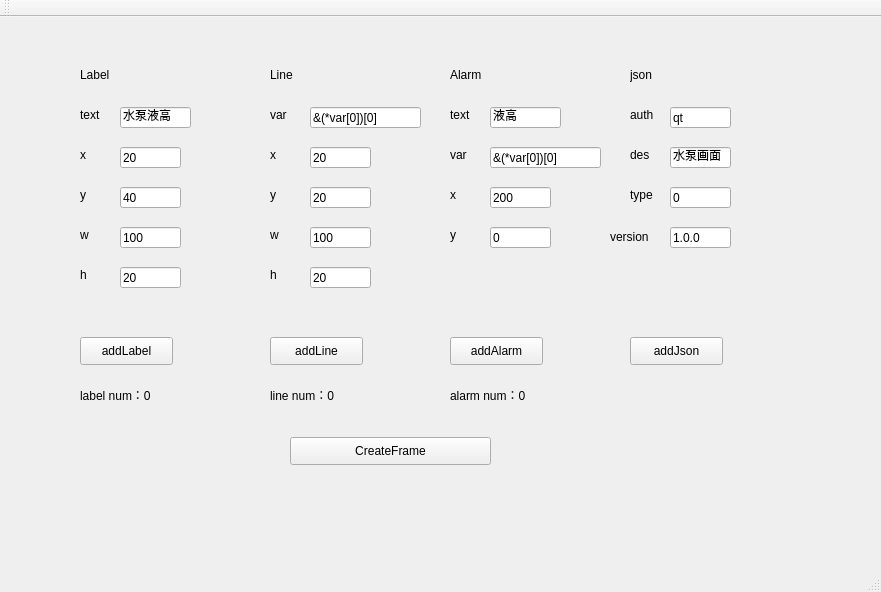
<?xml version="1.0" encoding="UTF-8"?>
<ui version="4.0">
 <class>MainWindow</class>
 <widget class="QMainWindow" name="MainWindow">
  <property name="geometry">
   <rect>
    <x>0</x>
    <y>0</y>
    <width>881</width>
    <height>592</height>
   </rect>
  </property>
  <property name="windowTitle">
   <string>MainWindow</string>
  </property>
  <widget class="QWidget" name="centralWidget">
   <widget class="QLabel" name="label">
    <property name="geometry">
     <rect>
      <x>80</x>
      <y>50</y>
      <width>72</width>
      <height>15</height>
     </rect>
    </property>
    <property name="text">
     <string>Label</string>
    </property>
   </widget>
   <widget class="QLabel" name="label_2">
    <property name="geometry">
     <rect>
      <x>270</x>
      <y>50</y>
      <width>72</width>
      <height>15</height>
     </rect>
    </property>
    <property name="text">
     <string>Line</string>
    </property>
   </widget>
   <widget class="QLabel" name="label_3">
    <property name="geometry">
     <rect>
      <x>450</x>
      <y>50</y>
      <width>72</width>
      <height>15</height>
     </rect>
    </property>
    <property name="text">
     <string>Alarm</string>
    </property>
   </widget>
   <widget class="QLabel" name="label_4">
    <property name="geometry">
     <rect>
      <x>80</x>
      <y>90</y>
      <width>31</width>
      <height>16</height>
     </rect>
    </property>
    <property name="text">
     <string>text</string>
    </property>
   </widget>
   <widget class="QLabel" name="label_5">
    <property name="geometry">
     <rect>
      <x>80</x>
      <y>130</y>
      <width>31</width>
      <height>16</height>
     </rect>
    </property>
    <property name="text">
     <string>x</string>
    </property>
   </widget>
   <widget class="QLabel" name="label_6">
    <property name="geometry">
     <rect>
      <x>80</x>
      <y>170</y>
      <width>31</width>
      <height>16</height>
     </rect>
    </property>
    <property name="text">
     <string>y</string>
    </property>
   </widget>
   <widget class="QLabel" name="label_7">
    <property name="geometry">
     <rect>
      <x>80</x>
      <y>210</y>
      <width>31</width>
      <height>16</height>
     </rect>
    </property>
    <property name="text">
     <string>w</string>
    </property>
   </widget>
   <widget class="QLabel" name="label_8">
    <property name="geometry">
     <rect>
      <x>80</x>
      <y>250</y>
      <width>31</width>
      <height>16</height>
     </rect>
    </property>
    <property name="text">
     <string>h</string>
    </property>
   </widget>
   <widget class="QLineEdit" name="lineEdit_labelText">
    <property name="geometry">
     <rect>
      <x>120</x>
      <y>90</y>
      <width>71</width>
      <height>21</height>
     </rect>
    </property>
    <property name="text">
     <string>水泵液高</string>
    </property>
   </widget>
   <widget class="QLineEdit" name="lineEdit_labelX">
    <property name="geometry">
     <rect>
      <x>120</x>
      <y>130</y>
      <width>61</width>
      <height>21</height>
     </rect>
    </property>
    <property name="text">
     <string>20</string>
    </property>
   </widget>
   <widget class="QLineEdit" name="lineEdit_labelY">
    <property name="geometry">
     <rect>
      <x>120</x>
      <y>170</y>
      <width>61</width>
      <height>21</height>
     </rect>
    </property>
    <property name="text">
     <string>40</string>
    </property>
   </widget>
   <widget class="QLineEdit" name="lineEdit_labelW">
    <property name="geometry">
     <rect>
      <x>120</x>
      <y>210</y>
      <width>61</width>
      <height>21</height>
     </rect>
    </property>
    <property name="text">
     <string>100</string>
    </property>
   </widget>
   <widget class="QLineEdit" name="lineEdit_labelH">
    <property name="geometry">
     <rect>
      <x>120</x>
      <y>250</y>
      <width>61</width>
      <height>21</height>
     </rect>
    </property>
    <property name="text">
     <string>20</string>
    </property>
   </widget>
   <widget class="QPushButton" name="btnAddLabel">
    <property name="geometry">
     <rect>
      <x>80</x>
      <y>320</y>
      <width>93</width>
      <height>28</height>
     </rect>
    </property>
    <property name="text">
     <string>addLabel</string>
    </property>
   </widget>
   <widget class="QLabel" name="label_labelNum">
    <property name="geometry">
     <rect>
      <x>80</x>
      <y>370</y>
      <width>101</width>
      <height>16</height>
     </rect>
    </property>
    <property name="text">
     <string>label num：0</string>
    </property>
   </widget>
   <widget class="QLabel" name="label_10">
    <property name="geometry">
     <rect>
      <x>270</x>
      <y>210</y>
      <width>31</width>
      <height>16</height>
     </rect>
    </property>
    <property name="text">
     <string>w</string>
    </property>
   </widget>
   <widget class="QLineEdit" name="lineEdit_lineY">
    <property name="geometry">
     <rect>
      <x>310</x>
      <y>170</y>
      <width>61</width>
      <height>21</height>
     </rect>
    </property>
    <property name="text">
     <string>20</string>
    </property>
   </widget>
   <widget class="QLineEdit" name="lineEdit_lineW">
    <property name="geometry">
     <rect>
      <x>310</x>
      <y>210</y>
      <width>61</width>
      <height>21</height>
     </rect>
    </property>
    <property name="text">
     <string>100</string>
    </property>
   </widget>
   <widget class="QLineEdit" name="lineEdit_lineVar">
    <property name="geometry">
     <rect>
      <x>310</x>
      <y>90</y>
      <width>111</width>
      <height>21</height>
     </rect>
    </property>
    <property name="text">
     <string>&amp;(*var[0])[0]</string>
    </property>
   </widget>
   <widget class="QLabel" name="label_11">
    <property name="geometry">
     <rect>
      <x>270</x>
      <y>90</y>
      <width>31</width>
      <height>16</height>
     </rect>
    </property>
    <property name="text">
     <string>var</string>
    </property>
   </widget>
   <widget class="QLabel" name="label_12">
    <property name="geometry">
     <rect>
      <x>270</x>
      <y>250</y>
      <width>31</width>
      <height>16</height>
     </rect>
    </property>
    <property name="text">
     <string>h</string>
    </property>
   </widget>
   <widget class="QLabel" name="label_13">
    <property name="geometry">
     <rect>
      <x>270</x>
      <y>170</y>
      <width>31</width>
      <height>16</height>
     </rect>
    </property>
    <property name="text">
     <string>y</string>
    </property>
   </widget>
   <widget class="QLineEdit" name="lineEdit_lineH">
    <property name="geometry">
     <rect>
      <x>310</x>
      <y>250</y>
      <width>61</width>
      <height>21</height>
     </rect>
    </property>
    <property name="text">
     <string>20</string>
    </property>
   </widget>
   <widget class="QLineEdit" name="lineEdit_lineX">
    <property name="geometry">
     <rect>
      <x>310</x>
      <y>130</y>
      <width>61</width>
      <height>21</height>
     </rect>
    </property>
    <property name="text">
     <string>20</string>
    </property>
   </widget>
   <widget class="QPushButton" name="btnAddLine">
    <property name="geometry">
     <rect>
      <x>270</x>
      <y>320</y>
      <width>93</width>
      <height>28</height>
     </rect>
    </property>
    <property name="text">
     <string>addLine</string>
    </property>
   </widget>
   <widget class="QLabel" name="label_14">
    <property name="geometry">
     <rect>
      <x>270</x>
      <y>130</y>
      <width>31</width>
      <height>16</height>
     </rect>
    </property>
    <property name="text">
     <string>x</string>
    </property>
   </widget>
   <widget class="QLabel" name="label_lineNum">
    <property name="geometry">
     <rect>
      <x>270</x>
      <y>370</y>
      <width>101</width>
      <height>16</height>
     </rect>
    </property>
    <property name="text">
     <string>line num：0</string>
    </property>
   </widget>
   <widget class="QLabel" name="label_16">
    <property name="geometry">
     <rect>
      <x>450</x>
      <y>210</y>
      <width>31</width>
      <height>16</height>
     </rect>
    </property>
    <property name="text">
     <string>y</string>
    </property>
   </widget>
   <widget class="QLineEdit" name="lineEdit_alarmX">
    <property name="geometry">
     <rect>
      <x>490</x>
      <y>170</y>
      <width>61</width>
      <height>21</height>
     </rect>
    </property>
    <property name="text">
     <string>200</string>
    </property>
   </widget>
   <widget class="QLineEdit" name="lineEdit_alarmY">
    <property name="geometry">
     <rect>
      <x>490</x>
      <y>210</y>
      <width>61</width>
      <height>21</height>
     </rect>
    </property>
    <property name="text">
     <string>0</string>
    </property>
   </widget>
   <widget class="QLineEdit" name="lineEdit_alarmText">
    <property name="geometry">
     <rect>
      <x>490</x>
      <y>90</y>
      <width>71</width>
      <height>21</height>
     </rect>
    </property>
    <property name="text">
     <string>液高</string>
    </property>
   </widget>
   <widget class="QLabel" name="label_17">
    <property name="geometry">
     <rect>
      <x>450</x>
      <y>90</y>
      <width>31</width>
      <height>16</height>
     </rect>
    </property>
    <property name="text">
     <string>text</string>
    </property>
   </widget>
   <widget class="QLabel" name="label_19">
    <property name="geometry">
     <rect>
      <x>450</x>
      <y>170</y>
      <width>31</width>
      <height>16</height>
     </rect>
    </property>
    <property name="text">
     <string>x</string>
    </property>
   </widget>
   <widget class="QLineEdit" name="lineEdit_alarmVar">
    <property name="geometry">
     <rect>
      <x>490</x>
      <y>130</y>
      <width>111</width>
      <height>21</height>
     </rect>
    </property>
    <property name="text">
     <string>&amp;(*var[0])[0]</string>
    </property>
   </widget>
   <widget class="QPushButton" name="btnAddAlarm">
    <property name="geometry">
     <rect>
      <x>450</x>
      <y>320</y>
      <width>93</width>
      <height>28</height>
     </rect>
    </property>
    <property name="text">
     <string>addAlarm</string>
    </property>
   </widget>
   <widget class="QLabel" name="label_20">
    <property name="geometry">
     <rect>
      <x>450</x>
      <y>130</y>
      <width>31</width>
      <height>16</height>
     </rect>
    </property>
    <property name="text">
     <string>var</string>
    </property>
   </widget>
   <widget class="QLabel" name="label_alarmNum">
    <property name="geometry">
     <rect>
      <x>450</x>
      <y>370</y>
      <width>101</width>
      <height>16</height>
     </rect>
    </property>
    <property name="text">
     <string>alarm num：0</string>
    </property>
   </widget>
   <widget class="QLabel" name="label_9">
    <property name="geometry">
     <rect>
      <x>630</x>
      <y>50</y>
      <width>72</width>
      <height>15</height>
     </rect>
    </property>
    <property name="text">
     <string>json</string>
    </property>
   </widget>
   <widget class="QLineEdit" name="lineEdit_version">
    <property name="geometry">
     <rect>
      <x>670</x>
      <y>210</y>
      <width>61</width>
      <height>21</height>
     </rect>
    </property>
    <property name="text">
     <string>1.0.0</string>
    </property>
   </widget>
   <widget class="QLabel" name="label_15">
    <property name="geometry">
     <rect>
      <x>630</x>
      <y>130</y>
      <width>31</width>
      <height>16</height>
     </rect>
    </property>
    <property name="text">
     <string>des</string>
    </property>
   </widget>
   <widget class="QLineEdit" name="lineEdit_auth">
    <property name="geometry">
     <rect>
      <x>670</x>
      <y>90</y>
      <width>61</width>
      <height>21</height>
     </rect>
    </property>
    <property name="text">
     <string>qt</string>
    </property>
   </widget>
   <widget class="QLabel" name="label_18">
    <property name="geometry">
     <rect>
      <x>610</x>
      <y>210</y>
      <width>61</width>
      <height>20</height>
     </rect>
    </property>
    <property name="text">
     <string>version</string>
    </property>
   </widget>
   <widget class="QLineEdit" name="lineEdit_des">
    <property name="geometry">
     <rect>
      <x>670</x>
      <y>130</y>
      <width>61</width>
      <height>21</height>
     </rect>
    </property>
    <property name="text">
     <string>水泵画面</string>
    </property>
   </widget>
   <widget class="QLabel" name="label_21">
    <property name="geometry">
     <rect>
      <x>630</x>
      <y>170</y>
      <width>31</width>
      <height>16</height>
     </rect>
    </property>
    <property name="text">
     <string>type</string>
    </property>
   </widget>
   <widget class="QLineEdit" name="lineEdit_type">
    <property name="geometry">
     <rect>
      <x>670</x>
      <y>170</y>
      <width>61</width>
      <height>21</height>
     </rect>
    </property>
    <property name="text">
     <string>0</string>
    </property>
   </widget>
   <widget class="QLabel" name="label_22">
    <property name="geometry">
     <rect>
      <x>630</x>
      <y>90</y>
      <width>31</width>
      <height>16</height>
     </rect>
    </property>
    <property name="text">
     <string>auth</string>
    </property>
   </widget>
   <widget class="QPushButton" name="btnAddJson">
    <property name="geometry">
     <rect>
      <x>630</x>
      <y>320</y>
      <width>93</width>
      <height>28</height>
     </rect>
    </property>
    <property name="text">
     <string>addJson</string>
    </property>
   </widget>
   <widget class="QPushButton" name="btnCreateFrame">
    <property name="geometry">
     <rect>
      <x>290</x>
      <y>420</y>
      <width>201</width>
      <height>28</height>
     </rect>
    </property>
    <property name="text">
     <string>CreateFrame</string>
    </property>
   </widget>
  </widget>
  <widget class="QMenuBar" name="menuBar">
   <property name="geometry">
    <rect>
     <x>0</x>
     <y>0</y>
     <width>881</width>
     <height>26</height>
    </rect>
   </property>
  </widget>
  <widget class="QToolBar" name="mainToolBar">
   <attribute name="toolBarArea">
    <enum>TopToolBarArea</enum>
   </attribute>
   <attribute name="toolBarBreak">
    <bool>false</bool>
   </attribute>
  </widget>
  <widget class="QStatusBar" name="statusBar"/>
 </widget>
 <layoutdefault spacing="6" margin="11"/>
 <resources/>
 <connections/>
</ui>
